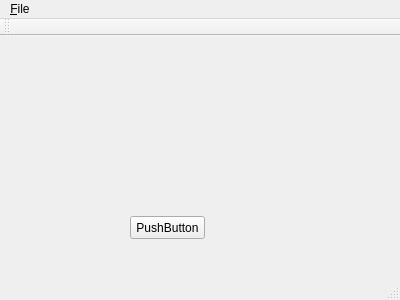
<?xml version="1.0" encoding="UTF-8"?>
<ui version="4.0">
 <class>MainWindow</class>
 <widget class="QMainWindow" name="MainWindow">
  <property name="geometry">
   <rect>
    <x>0</x>
    <y>0</y>
    <width>400</width>
    <height>300</height>
   </rect>
  </property>
  <property name="windowTitle">
   <string>MainWindow</string>
  </property>
  <widget class="QWidget" name="centralWidget">
   <widget class="QPushButton" name="pushButton">
    <property name="geometry">
     <rect>
      <x>130</x>
      <y>180</y>
      <width>75</width>
      <height>23</height>
     </rect>
    </property>
    <property name="text">
     <string>PushButton</string>
    </property>
   </widget>
  </widget>
  <widget class="QMenuBar" name="menuBar">
   <property name="geometry">
    <rect>
     <x>0</x>
     <y>0</y>
     <width>400</width>
     <height>23</height>
    </rect>
   </property>
   <widget class="QMenu" name="menu_File">
    <property name="title">
     <string>&amp;File</string>
    </property>
    <addaction name="action_New"/>
   </widget>
   <addaction name="menu_File"/>
  </widget>
  <widget class="QToolBar" name="mainToolBar">
   <attribute name="toolBarArea">
    <enum>TopToolBarArea</enum>
   </attribute>
   <attribute name="toolBarBreak">
    <bool>false</bool>
   </attribute>
  </widget>
  <widget class="QStatusBar" name="statusBar"/>
  <action name="action_New">
   <property name="text">
    <string>&amp;New</string>
   </property>
   <property name="shortcut">
    <string>Ctrl+N</string>
   </property>
  </action>
 </widget>
 <layoutdefault spacing="6" margin="11"/>
 <resources/>
 <connections/>
</ui>
